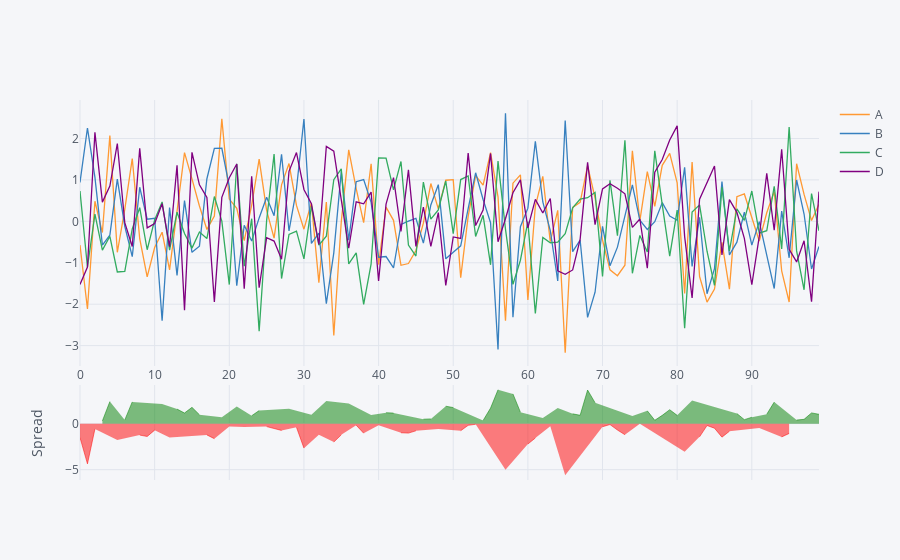

The code cell stored with this chart in its notebook:
### Markdown cell above
## Spread

### Code cell
df.iplot(kind='spread')
